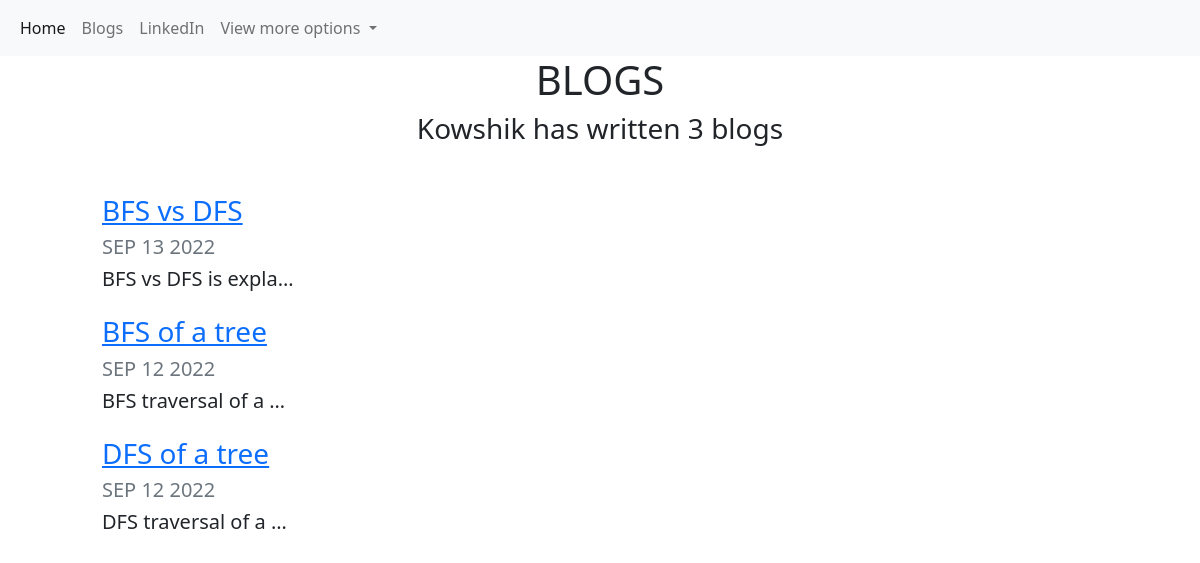
Page /blog/allBlogs on the committed database.
### blog/models.py (models this page shows)
class Blog(models.Model):
    title = models.CharField(max_length=50)
    description = models.TextField(max_length=1000)
    date = models.DateField()
    url = models.URLField(blank=True)

### blog/views.py (the view)
# urls.py: path('allBlogs',views.all_blogs,name='allBlogs'),
def all_blogs(request):
    blogs_data = Blog.objects.order_by('-date')
    return render(request , 'all_blogs.html',{'blogs_data' : blogs_data})

### blog/templates/all_blogs.html (shortened to what this page needs)
{% extends 'port/main.html' %}
{% block content %}
<!DOCTYPE html>
<html lang="en">
<head>
</head>
<body>
    <h1 id="blogtitle" class="font-weight-bold text-center">BLOGS</h1>
    <h3 class="text-center mb-5">Kowshik has written {{blogs_data.count}} blog{{blogs_data.count|pluralize}} </h3>
    {% for i in blogs_data%}
    <div class="row justify-content-center my-3">
        <div class="col-md-10">
            <a href="{% url 'blog:detail' i.id %}" target="_blank">
                <h3>{{i.title}}</h3>
            </a>
          <h5 class="text-muted">{{ i.date|date:'M d Y'|upper }}</h5>
          <h5>{{ i.description|truncatechars:20 }}</h5>
        </div>
      </div>
    {% endfor %}
    {% endblock %}

### rows in the picture
Blog: title "BFS vs DFS", date "SEP 13 2022", description "BFS vs DFS is expla…"
Blog: title "BFS of a tree", date "SEP 12 2022", description "BFS traversal of a …"
Blog: title "DFS of a tree", date "SEP 12 2022", description "DFS traversal of a …"

### other values in the picture
{{ blogs_data.count }} "3"
